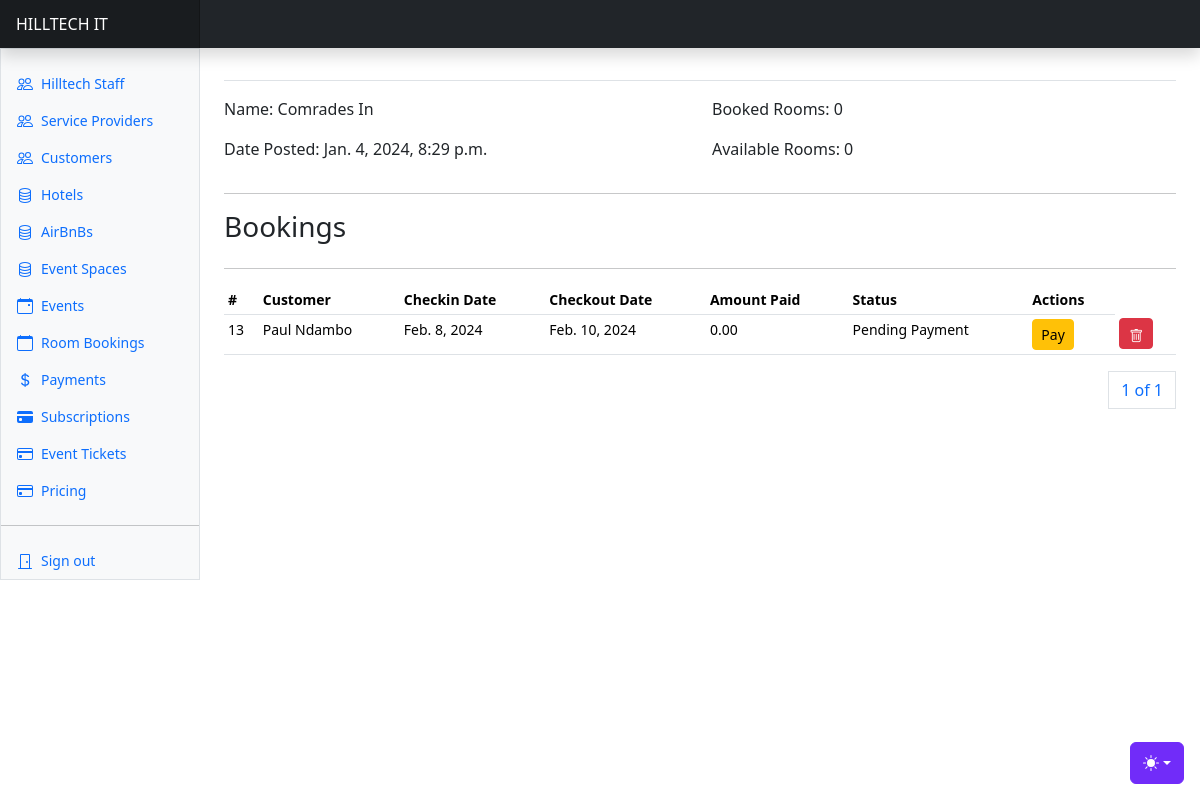
The page /properties/airbnbs/6/ (signed in) on the database as committed earlier.
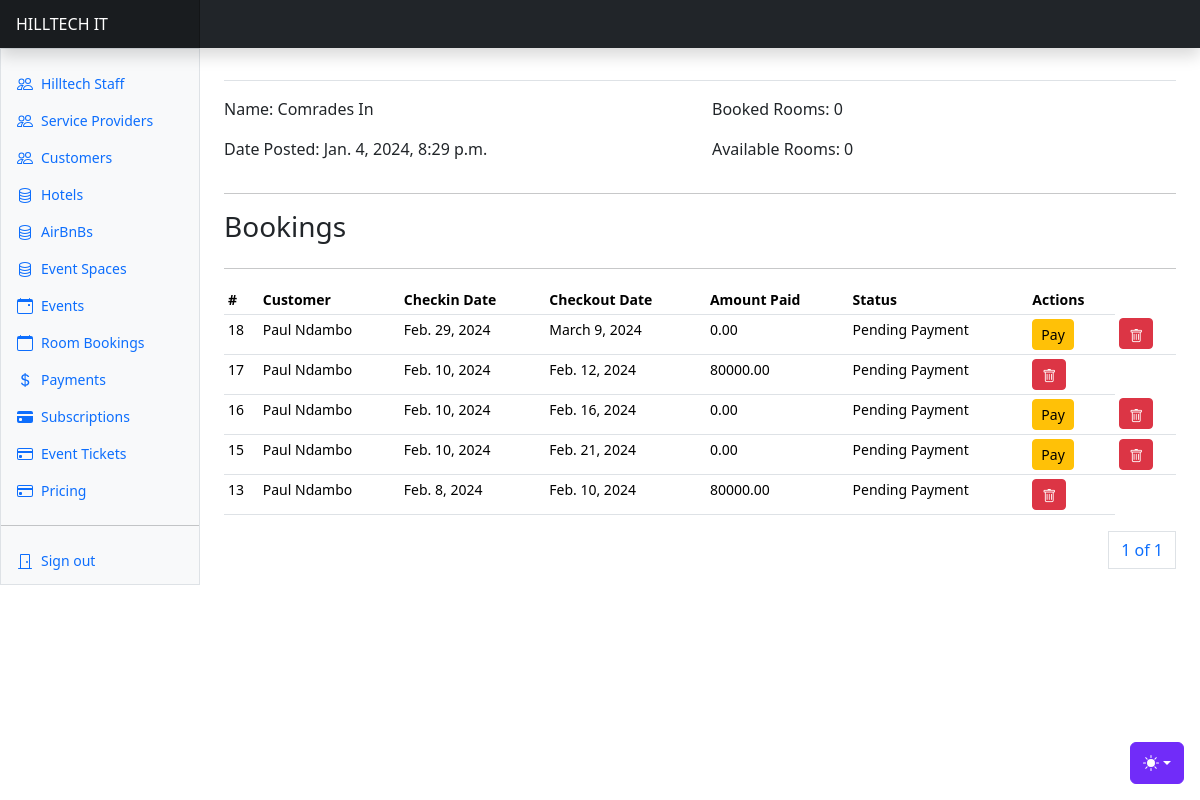
The same page on the database as committed later.
### apps/bookings/models.py (models this page shows, shortened)
class BnBBooking(AbstractBaseModel):
    user = models.ForeignKey(
        "users.User", on_delete=models.CASCADE, related_name="customerbnbbookings"
    )
    airbnb = models.ForeignKey(
        "property.Property",
        on_delete=models.SET_NULL,
        null=True,
        related_name="bnbbookings",
    )
    booked_from = models.DateField()
    booked_to = models.DateField()
    amount_expected = models.DecimalField(max_digits=100, decimal_places=2, default=0)
    amount_paid = models.DecimalField(max_digits=100, decimal_places=2)
    days_booked = models.IntegerField(default=0)
    fully_paid = models.BooleanField(default=False)
    rooms_booked = models.IntegerField(default=1)
    payment_link = models.URLField(null=True)
    reference = models.CharField(max_length=255, null=True)
    transaction_id = models.CharField(max_length=255, null=True)
    is_over = models.BooleanField(default=False)
    status = models.CharField(max_length=255, null=True, default="Pending Payment", choices=BOOKING_STATUS_CHOICES)
    payment_notif_send = models.BooleanField(default=False)
    notif_send = models.BooleanField(default=False)

### apps/users/models.py (models this page shows, shortened)
class User(AbstractUser, AbstractBaseModel):
    role = models.CharField(choices=ROLE_CHOICES, max_length=32, null=True)
    phone_number = models.CharField(max_length=255, null=True)
    id_number = models.CharField(max_length=255, null=True)
    gender = models.CharField(max_length=255, null=True, choices=GENDER_CHOICES)
    date_of_birth = models.DateField(null=True)
    city = models.CharField(max_length=255, null=True)
    country = models.CharField(max_length=255, null=True)
    address = models.CharField(max_length=255, null=True)
    token = models.CharField(null=True, max_length=255)
    token_expiration_date = models.DateTimeField(null=True)
    activation_date = models.DateTimeField(null=True)
    position = models.CharField(
        max_length=255, choices=STAFF_POSITION_CHOICES, null=True
    )
    def name(self):
        return f"{self.first_name} {self.last_name}"

### apps/property/views.py (the view)
# urls.py: path("airbnbs/<int:airbnb_id>/", airbnb_details, name="airbnb-details"),
@login_required(login_url="/users/user-login/")
def airbnb_details(request, airbnb_id=None):
    property = Property.objects.get(id=airbnb_id)
    bookings_list = property.bnbbookings.all().order_by("-created")
    paginator = Paginator(bookings_list, 8)
    page_number = request.GET.get("page")
    page_obj = paginator.get_page(page_number)
    context = {
        "property": property,
        "bookings_list": bookings_list,
        "page_obj": page_obj
    }
    return render(request, "airbnbs/airbnb_details.html", context)

### apps/property/models.py (called while the page is built)
    @property
    def booked_rooms(self):
        return self.propertyrooms.filter(status="Reserved").count()

    @property
    def available_rooms(self):
        return self.propertyrooms.filter(status="Available").count()

### templates/airbnbs/airbnb_details.html (shortened to what this page needs)
{% extends "base.html" %}
{% block content %}
<div class="row">
    <div class="col">
        <p>Name: {{property.name}}</p>
        <p>Date Posted: {{property.created}}</p>
    </div>
    <div class="col">
        <p>Booked Rooms: {{property.booked_rooms}}</p>
        <p>Available Rooms: {{property.available_rooms}}</p>
    </div>
</div>
<hr/>
<div class="row">
    <div class="col">
        <h3>Bookings</h3>
    </div>
    <div class="col">
      </div>
</div>
<hr/>
      <div class="table-responsive small">
        <table class="table table-sm">
          <thead>
            <tr>
              <th scope="col">#</th>
              <th scope="col">Customer</th>
              <th scope="col">Checkin Date</th>
              <th scope="col">Checkout Date</th>
              <th scope="col">Amount Paid</th>
              <th scope="col">Status</th>
              <th scope="col" colspan="1">Actions</th>
            </tr>
          </thead>
          <tbody>
            {% for booking in page_obj %}
            <tr>
              <td>{{booking.id}}</td>
              <td>{{booking.user.name}}</td>
              <td>{{booking.booked_from}}</td>
              <td>{{booking.booked_to}}</td>
              <td>{{booking.amount_paid}}</td>
              <td>{{booking.status}}</td>
              {% if booking.amount_paid >= booking.amount_expected %}
              {% else %}
              <td><a href="{{ booking.payment_link }}" class="btn btn-warning btn-sm">
                Pay
              </a></td>
              {% endif %}
              <td><a href="#" class="btn btn-danger btn-sm">
                <i class="bi bi-trash"></i>
              </a></td>
            </tr>
            {% endfor %}
        </table>
        <div>
          <nav aria-label="Page navigation example">
            <ul class="pagination justify-content-end">
              <a class="page-link" href="#">{{ page_obj.number }} of {{ page_obj.paginator.num_pages }}</a>
            </ul>
          </nav>
        </div>
      </div>
{% endblock content %}

Rows that differ between the two databases and show on the page:
added BnBBooking: id "18", user.name "Paul Ndambo", booked_from "Feb. 29, 2024", booked_to "March 9, 2024", amount_paid "0.00", status "Pending Payment"
added BnBBooking: id "17", user.name "Paul Ndambo", booked_from "Feb. 10, 2024", booked_to "Feb. 12, 2024", amount_paid "80000.00", status "Pending Payment"
added BnBBooking: id "16", user.name "Paul Ndambo", booked_from "Feb. 10, 2024", booked_to "Feb. 16, 2024", amount_paid "0.00", status "Pending Payment"
added BnBBooking: id "15", user.name "Paul Ndambo", booked_from "Feb. 10, 2024", booked_to "Feb. 21, 2024", amount_paid "0.00", status "Pending Payment"
changed BnBBooking "Feb. 8, 2024": amount_paid "0.00" → "80000.00"; no longer shows "Pay"
